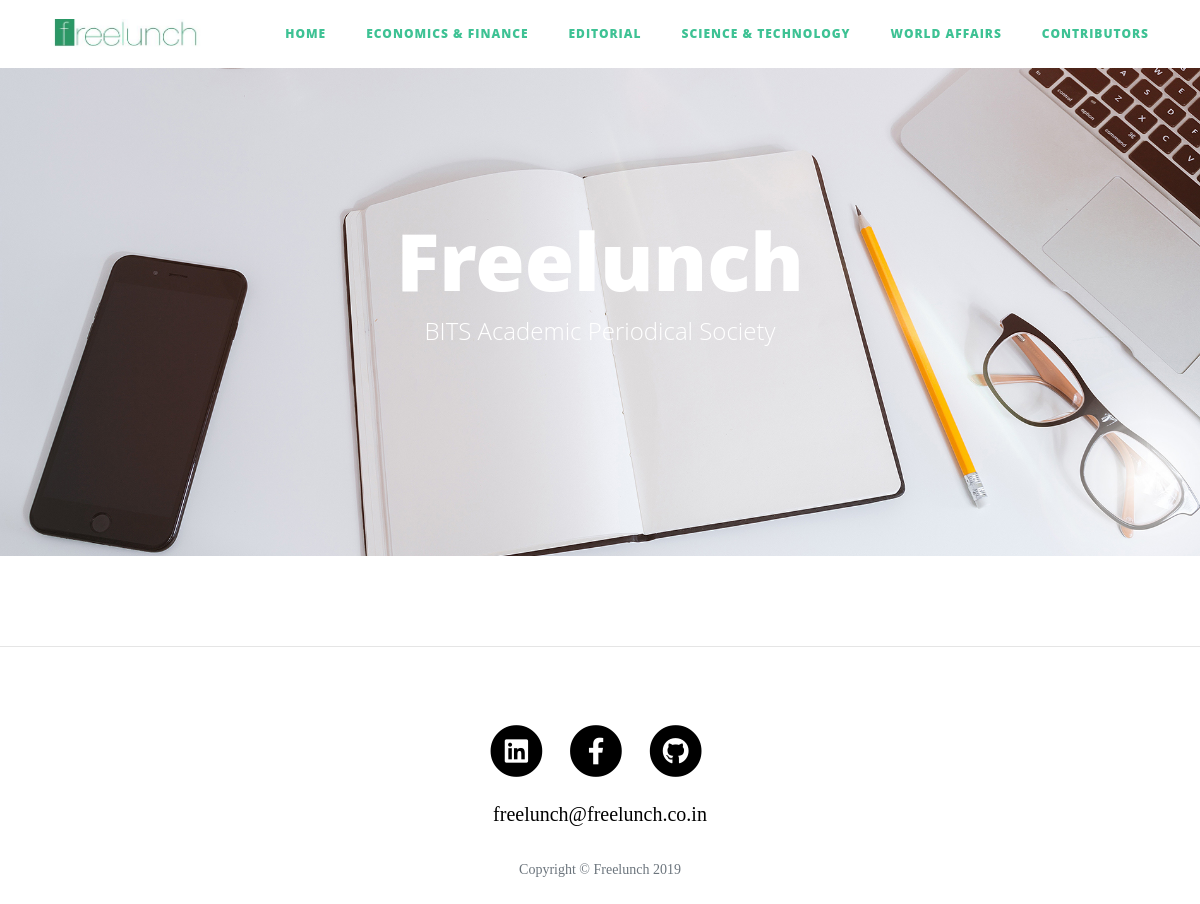
/section/ST/, run on an earlier commit of the app's database.
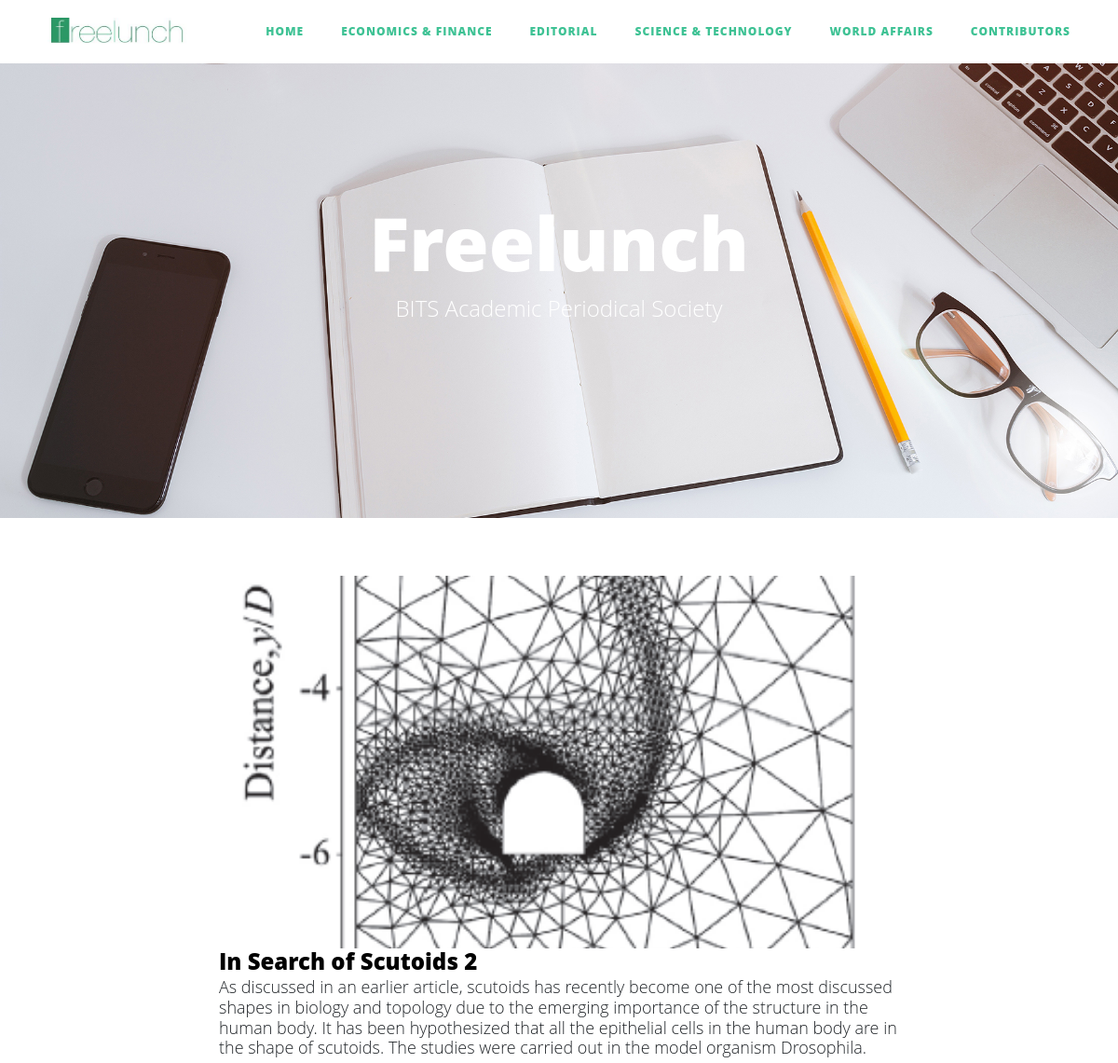
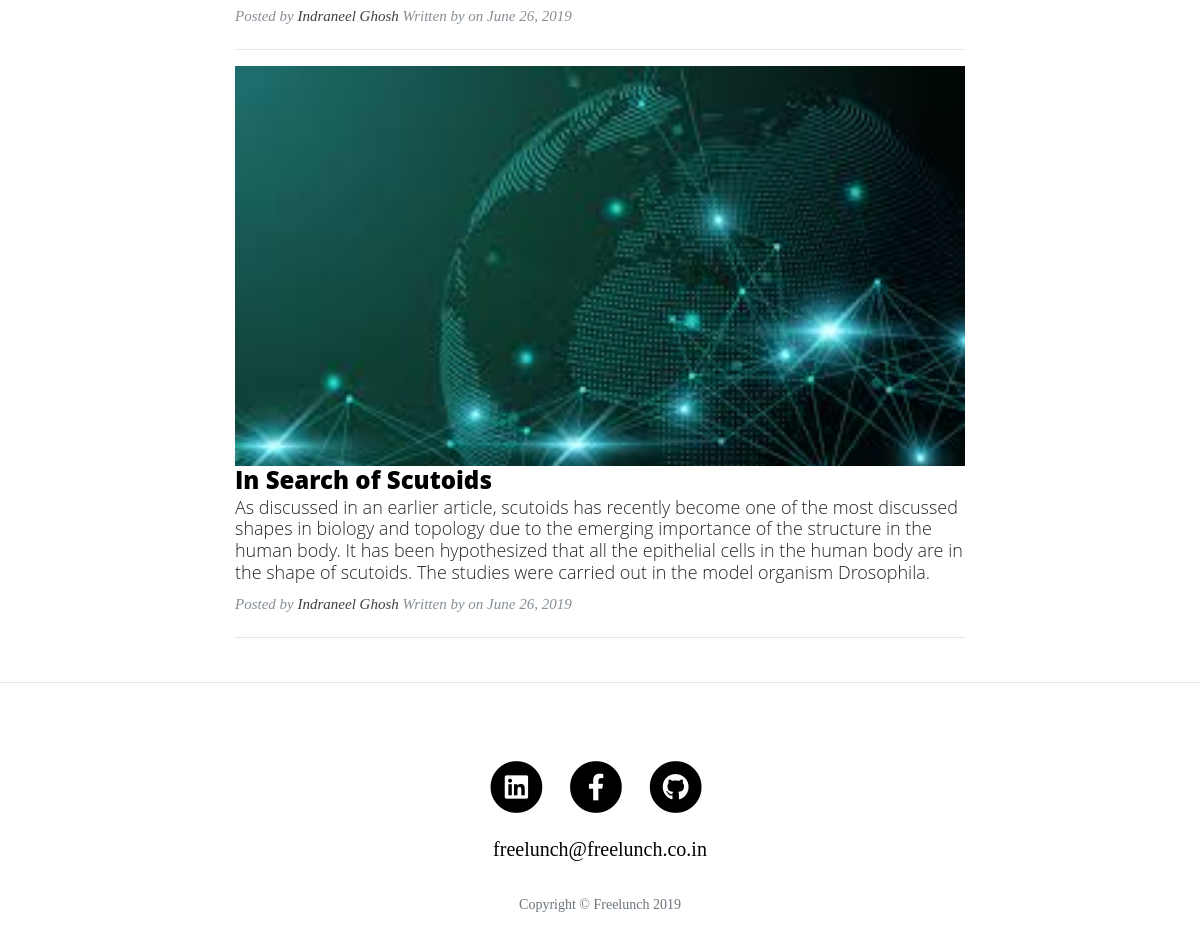
And on a later commit of the database (2 pictures, top to bottom).
### flapp/models.py (models this page shows, shortened)
class Post(models.Model):
    author = models.ManyToManyField('Writer', blank=False)
    post_editor = models.ForeignKey('Editor', on_delete=models.CASCADE)
    title = models.CharField(max_length=150)
    synopsis = models.CharField(max_length=640, blank=True)
    content = models.TextField()
    section = models.CharField(max_length=2, choices=Section)
    created_date = models.DateTimeField(default=timezone.now)
    cover_image = models.ImageField(editable=True, upload_to = 'post_cover/', default='default_cover.jpeg')
    published_date = models.DateTimeField(blank=True, null=True)
    slug = models.SlugField(max_length=150, unique=True, blank=True)
    class Meta:
        ordering = ('-published_date',)
    def get_absolute_url(self):
        return reverse('post_detail', kwargs={'slug': self.slug})

class Editor(models.Model):
    name = models.CharField(max_length=30)
    pic = models.ImageField(upload_to='editor/', default='default.png')
    designation = models.CharField(max_length=3, choices=Editor_Designation, default=Editor_Designation[0][0])
    linkedin_url = models.URLField(blank=True)
    email = models.EmailField(blank=True)
    bio = models.CharField(max_length=600)
    edited_posts = models.ManyToManyField(Post, blank=True)
    slug = models.SlugField(max_length=30, unique=True, blank=True)
    class Meta:
        ordering = ('name',)
    def get_absolute_url(self):
        return reverse('editor_info', kwargs={'slug': self.slug})

### flapp/views.py (the view)
# urls.py: path('', views.PostListView.as_view(), name='post_list'),
class PostListView(ListView):
	context_object_name = 'posts'
	template_name = 'blog/post_list.html'
	paginate_by = 2
	def get_queryset(self):
		try:
			section = self.kwargs['section']
			posts = Post.objects.all().filter(section=section)
		except:
			posts = Post.objects.all()
		return posts

### flapp/templatetags/my_filters.py (called while the page is built)
@register.filter
def cap(value):
    namelist = value.split(' ')
    fixed = ''
    for name in namelist:
        name = name.lower()
        if name.startswith('mc'):
            sub = name.split('mc')
            name = "Mc" + sub[1].capitalize()
        elif name.startswith('o\''):
            sub = name.split('o\'')
            name = "O'" + sub[1].capitalize()
        else: name = name.capitalize()
        nlist = name.split('-')
        for n in nlist:
            if len(n) > 1:
                up = n[0].upper()
                old = "-%s" % (n[0],)
                new = "-%s" % (up,)
                name = name.replace(old,new)
        fixed = fixed + " " + name
    return fixed

### flapp/templates/blog/post_list.html (shortened to what this page needs)
{% extends 'blog/base.html' %}
{% block content %}
{% load static %}
{% load my_filters %}
<div class="testimonial">
  <header class="masthead" style="background-image: url({% static 'img/home-bg.jpg' %}">
    <div class="container">
      <div class="row">
        <div class="col-lg-8 col-md-10 mx-auto">
          <div class="site-heading">
            <h1>Freelunch</h1>
            <span class="subheading">BITS Academic Periodical Society</span>
          </div>
        </div>
      </div>
    </div>
  </header>
  </div>
  <div class="container">
    <div class="row">
      <div class="col-lg-8 col-md-10 mx-auto">
        <div class="infinite-container">
        {% for post in posts %}
        <div class="infinite-item">
        <div class="post-preview">
           <a href="{{ post.get_absolute_url }}">
          <div class="post-cover" style="background-image: url({{ post.cover_image.url }})"></div>
            <h2 class="post-title">
              {{ post.title }}
            </h2>
             </a>
            {% if post.synopsis %}
            <h3 class="post-subtitle">
              {{ post.synopsis }}
            </h3>
            {% endif %}
          <p class="post-meta">Posted by
            <a href="{{ post.post_editor.get_absolute_url }}">{{ post.post_editor.name|cap }}</a>
            Written by
            on {{ post.published_date|date }}</p>
      </div>
      </div>
        <hr>
        {% endfor %}
      </div>
      </div>
    </div>
  </div>
  <hr>
{% endblock %}

### flapp/templates/blog/base.html (shortened to what this page needs)
{% load static %}
<!DOCTYPE html>
<html lang="en">
<head>
 	<link href="https://stackpath.bootstrapcdn.com/bootstrap/4.3.1/css/bootstrap.min.css" rel="stylesheet" type="text/css">
  <link href="https://cdnjs.cloudflare.com/ajax/libs/font-awesome/5.9.0/css/all.min.css" rel="stylesheet" type="text/css">
  <link rel="stylesheet" href="{% static 'css/blog.css' %}" type="text/css">
</head>
<body>
  <nav class="navbar navbar-expand-lg navbar-light bg-white fixed-top" id="mainNav">
    <div class="container-fluid">
      <a class="navbar-brand" href="{% url 'home' %}"><img src="{% static 'img/logo.jpg' %}" width="150" height="30"></a>
      <div class="collapse navbar-collapse" id="navbarResponsive">
        <ul class="navbar-nav ml-auto">
          <li class="nav-item">
            <a class="nav-link" href="{% url 'home' %}">Home</a>
          </li>
          <li class="nav-item">
            <a class="nav-link" href="{% url 'section-post' section='EF' %}">Economics & Finance</a>
          </li>
          <li class="nav-item">
            <a class="nav-link" href="{% url 'section-post' section='E' %}">Editorial</a>
          </li>
          <li class="nav-item">
            <a class="nav-link" href="{% url 'section-post' section='ST' %}">Science & Technology</a>
          </li>
          <li class="nav-item">
            <a class="nav-link" href="{% url 'section-post' section='WA' %}">World Affairs</a>
          </li>
          <li class="nav-item">
            <a class="nav-link" href="{% url 'contributor_list' %}">Contributors</a>
          </li>
        </ul>
      </div>
    </div>
  </nav>
{% block content %}
{% endblock %}
  <footer>
    <div class="container">
      <div class="row">
        <div class="col-lg-8 col-md-10 mx-auto">
          <ul class="list-inline text-center">
            <li class="list-inline-item">
              <a href="https://www.linkedin.com/company/13257697/">
                <span class="fa-stack fa-lg">
                  <i class="fas fa-circle fa-stack-2x"></i>
                  <i class="fab fa-linkedin fa-stack-1x fa-inverse"></i>
                </span>
              </a>
            </li>
            <li class="list-inline-item">
              <a href="https://www.facebook.com/freelunchmagazine/">
                <span class="fa-stack fa-lg">
                  <i class="fas fa-circle fa-stack-2x"></i>
                  <i class="fab fa-facebook-f fa-stack-1x fa-inverse"></i>
                </span>
              </a>
            </li>
            <li class="list-inline-item">
              <a href="https://github.com/BITS-Periodical-Society">
                <span class="fa-stack fa-lg">
                  <i class="fas fa-circle fa-stack-2x"></i>
                  <i class="fab fa-github fa-stack-1x fa-inverse"></i>
                </span>
              </a>
            </li>
            <li style="padding-top: 1em;">
              <a href="">freelunch@freelunch.co.in</a>
            </li>
          </ul>
          <p class="copyright text-muted">Copyright &copy; Freelunch 2019</p>
        </div>
      </div>
    </div>
  </footer>
 </body>
</html>

### flapp/static/css/blog.css (style rules this page uses)
* { margin:0; padding: 0; box-sizing: border-box; }
body { font-size: 20px; color: #000; font-family: 'Lora', 'Times New Roman', serif; }
p { line-height: 1.5; margin: 30px 0; }
p a { text-decoration: none; opacity: 0.75; }
h1, h2, h3, h4, h5, h6 { font-weight: 800; font-family: 'Open Sans', 'Helvetica Neue', Helvetica, Arial, sans-serif; }
a { color: #000; -webkit-transition: all 0.2s; -o-transition: all 0.2s; -moz-transition: all 0.2s; transition: all 0.2s; }
#mainNav { position: absolute; border-bottom: 1px solid #e9ecef; background-color: white; font-family: 'Open Sans', 'Helvetica Neue', Helvetica, Arial, sans-serif; }
#mainNav .navbar-brand { font-weight: 800; color: #3EC294; }
#mainNav .navbar-nav > li.nav-item > a { font-size: 12px; font-weight: 800; letter-spacing: 1px; text-transform: uppercase; }
@media only screen and (min-width: 992px) { #mainNav { border-bottom: 1px solid transparent; background: transparent; } }
@media only screen and (min-width: 992px) { #mainNav .navbar-brand { padding: 10px 20px; color: #3EC294; } }
@media only screen and (min-width: 992px) { #mainNav .navbar-nav > li.nav-item > a { padding: 10px 20px; color: #3EC294; background-color: #fff; -webkit-transition: background-color 1s ease-out; -moz-transition: background-color 1s ease-out; -o-transition: background-color 1s ease-out; transition: background-color 1s ease-out; -webkit-transition: color 1s ease-out; -moz-transition: color 1s ease-out; -o-transition: color 1s ease-out; transition: color 1s ease-out; } }
@media only screen and (min-width: 992px) { #mainNav { -webkit-transition: background-color 0.2s; -moz-transition: background-color 0.2s; -o-transition: background-color 0.2s; transition: background-color 0.2s; -webkit-transform: translate3d(0, 0, 0); -moz-transform: translate3d(0, 0, 0); -o-transform: translate3d(0, 0, 0); transform: translate3d(0, 0, 0); -webkit-backface-visibility: hidden; -moz-backface-visibility: hidden; -o-backface-visibility: hidden; } }
header.masthead { margin-bottom: 50px; background: no-repeat center center; background-color: #868e96; background-position: center; background-repeat: no-repeat; background-size: cover; position: relative; background-size: cover; }
header.masthead .page-heading, header.masthead .post-heading, header.masthead .site-heading { padding: 200px 0 150px; color: white; }
@media only screen and (min-width: 768px) { header.masthead .page-heading, header.masthead .post-heading, header.masthead .site-heading { padding: 200px 0; } }
header.masthead .page-heading, header.masthead .site-heading { text-align: center; }
header.masthead .page-heading h1, header.masthead .site-heading h1 { font-size: 50px; margin-top: 0; }
header.masthead .page-heading .subheading, header.masthead .site-heading .subheading { font-size: 24px; font-weight: 300; line-height: 1.1; display: block; margin: 10px 0 0; font-family: 'Open Sans', 'Helvetica Neue', Helvetica, Arial, sans-serif; }
@media only screen and (min-width: 768px) { header.masthead .page-heading h1, header.masthead .site-heading h1 { font-size: 80px; } }
.post-preview > a { color: #000; }
.post-preview > a > .post-title { font-size: 24px; margin-top: 24px; margin-bottom: 10px; white-space:nowrap; display:inline; }
.post-preview > .post-subtitle { font-size: 18px; font-weight: 150; margin: 0 0 10px; color: #212529; }
.post-preview > .post-meta { font-size: 15px; font-style: italic; margin-top: 0; color: #868e96; }
.post-preview > .post-meta > a { text-decoration: none; color: #000; }
@media only screen and (min-width: 768px) { .post-preview > a > .post-title { font-size: 24px; } }
footer { padding: 50px 0 65px; }
footer .list-inline { margin: 0; padding: 0; }
footer .copyright { font-size: 14px; margin-bottom: 0; text-align: center; }
html { box-sizing: border-box; }
*, *:before, *:after { box-sizing: inherit; }
.row { padding-top:12px; padding-bottom:12px }
.post-cover { height: 20em; width: 100%; background-repeat: no-repeat; background-position: center; background-size: cover; }
.post-cover:before { -webkit-filter: blur(4px); -moz-filter: blur(4px); -o-filter: blur(4px); filter: blur(4px); height: 20em; width: 100%; background-repeat: no-repeat; background-position: center; background-size: cover; }
p { font-size: 14px; line-height: 22px; margin-bottom: 22px; }
.list-inline-item { white-space:nowrap; display:inline; }

What changed in the data, as far as the page shows it:
added Post: cover_image (picture), title "In Search of Scutoids 2", synopsis "As discussed in an earlier article, scutoids has recently become one of the most discussed shapes in biology and topology due to the emerging importance of the structure in the human body. It has been hypothesized that all the epithelial cells in the human body are in the shape of scutoids. The studies were carried out in the model organism Drosophila.", post_editor.name|cap "Indraneel Ghosh", published_date "June 26, 2019"
added Post: cover_image (picture), title "In Search of Scutoids", synopsis "As discussed in an earlier article, scutoids has recently become one of the most discussed shapes in biology and topology due to the emerging importance of the structure in the human body. It has been hypothesized that all the epithelial cells in the human body are in the shape of scutoids. The studies were carried out in the model organism Drosophila.", post_editor.name|cap "Indraneel Ghosh", published_date "June 26, 2019"
